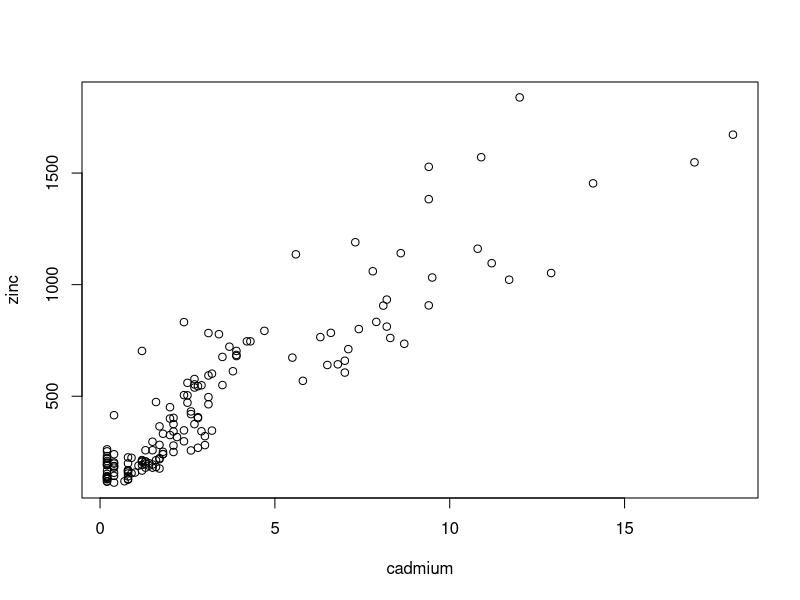
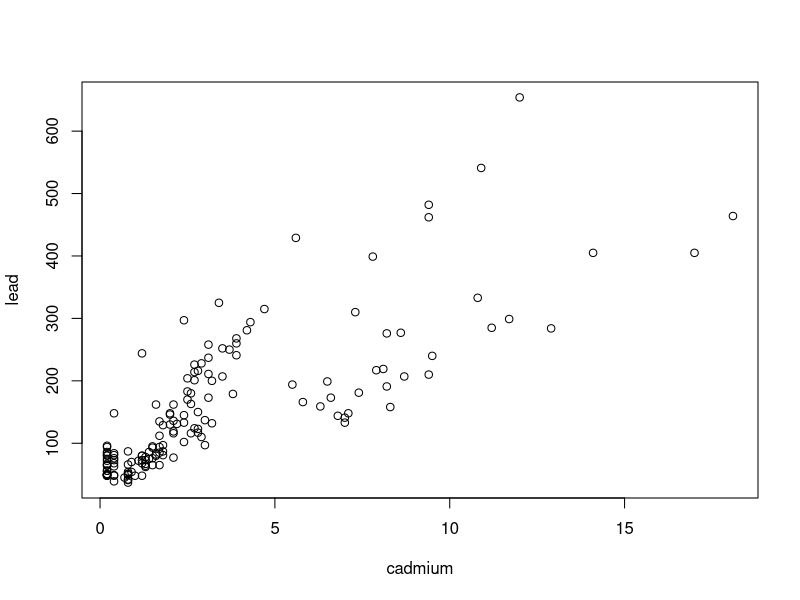
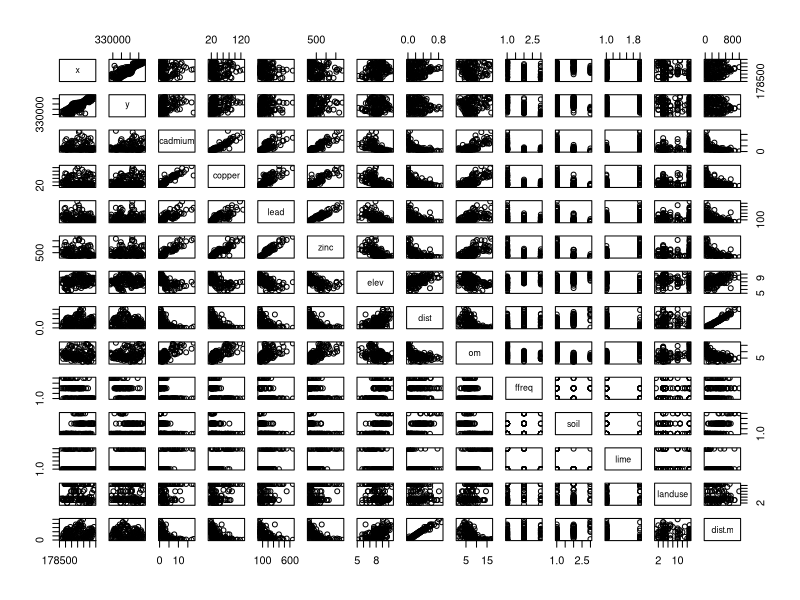
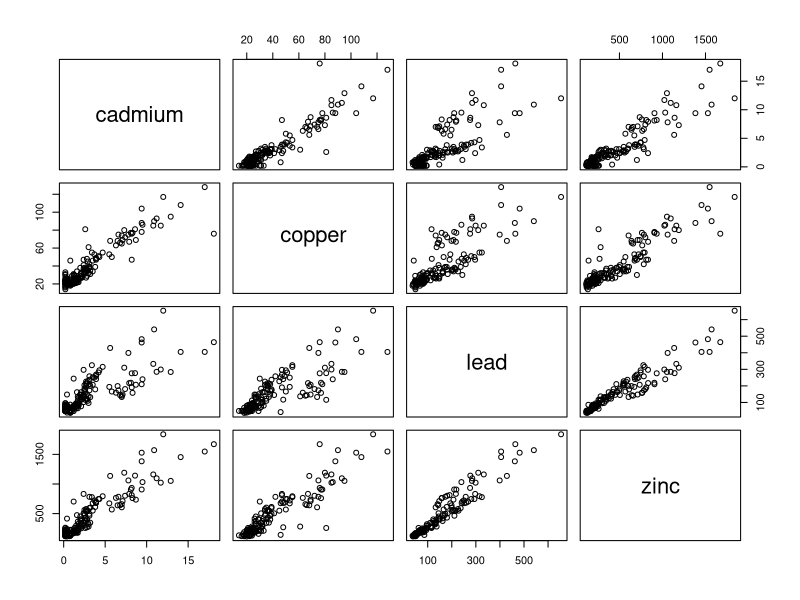
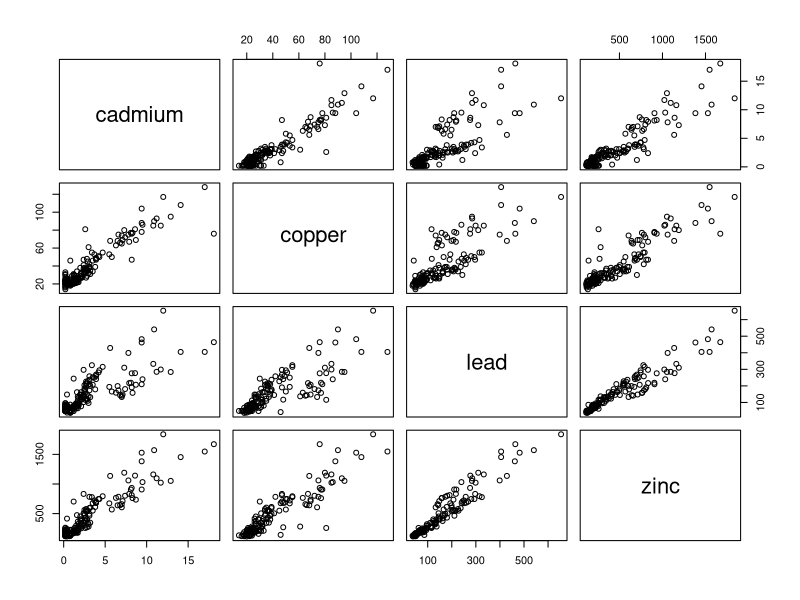
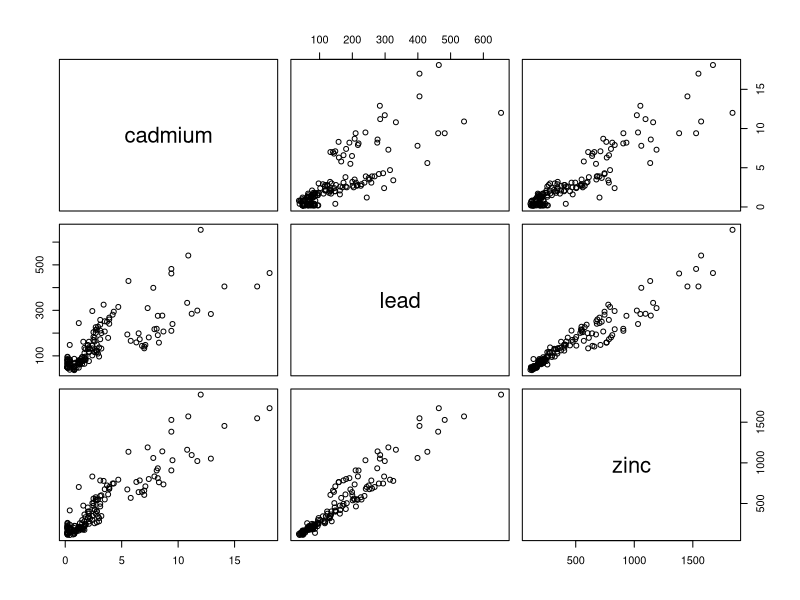
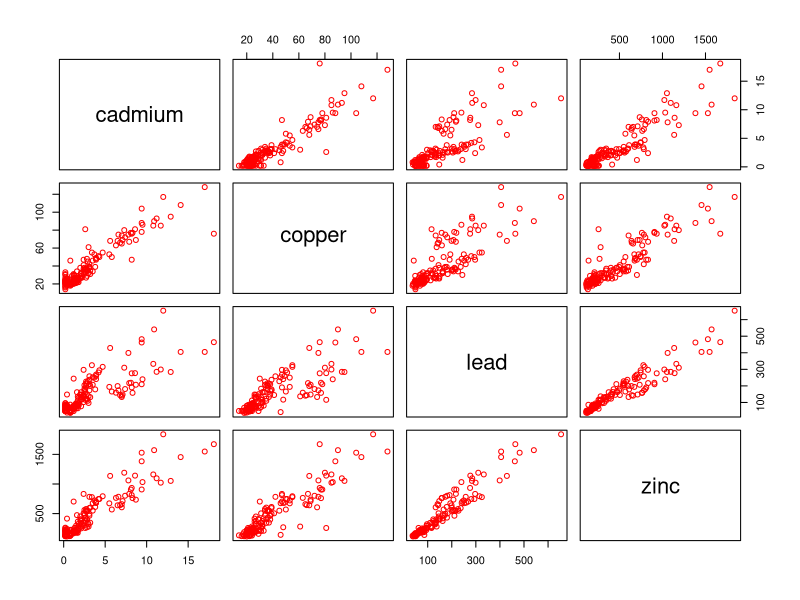
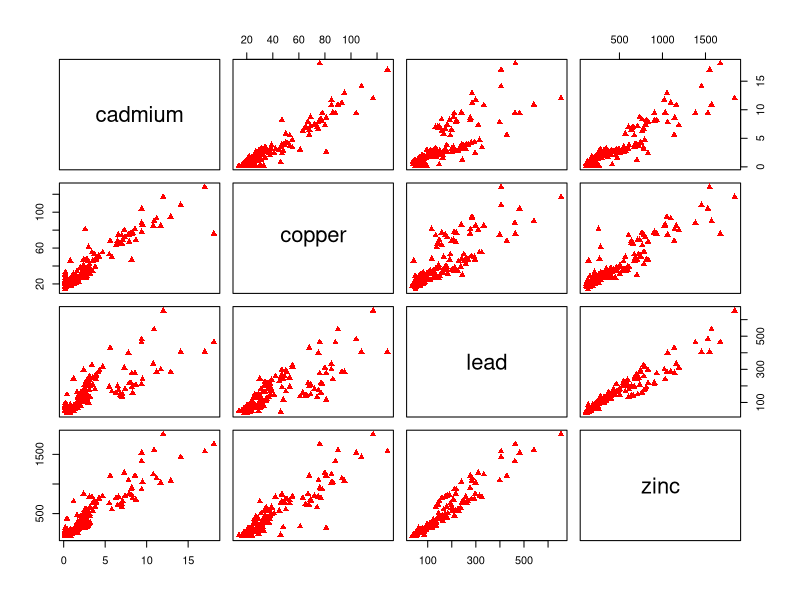

Recreate these plots in R, in order.
#install.packages("sp")
#the "sp" packages allows to deal with spatial data
library(sp)
#Loads specified data sets, or list the available data sets
data(meuse)
#This data set gives locations and topsoil heavy metal concentrations
#collected in a flood plain of the river Meuse, near the village of Stein (NL)
meuse
#show a dataframe in a graphic way (not inside the terminal)
View(meuse)
#show the dataframe headers and its first lines
head(meuse)
summary(meuse)
#allow to fix/set a specific dataframe without using dataframe$column_name
#to refer to a sepcific column, but only using the column_name
attach(meuse)
plot(cadmium, zinc)
plot(cadmium,lead)
# a matrix of scatterplots is produced
pairs(meuse)

#library(sp)
#data(meuse)
#pairs(meuse)
#head(meuse)
#produce a matrix of scatterplots with only some columns, from third column to sixth one
pairs(meuse[,3:6])
#produce a matrix of scatterplots with only some columns using column names instead saying column numbers
pairs(~ cadmium + copper + lead + zinc, data=meuse)
pairs(~ cadmium + lead + zinc, data=meuse)
pairs(~ cadmium + copper + lead + zinc, data=meuse, col="red")
pairs(~ cadmium + copper + lead + zinc, data=meuse, col="red", pch=17)
pairs(~ cadmium + copper + lead + zinc, data=meuse, col="red", pch=17, cex=3)
sessionInfo()
Sys.time()
